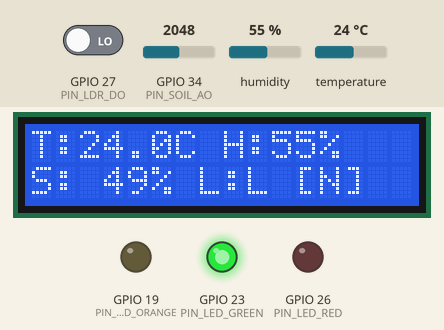
Simulated run of this sketch. Board: ESP32. Parts: 16×2 character LCD, output pins drawn as LEDs (lit = HIGH). Inputs (shaded band) come from the test bench; at power-on: temperature 24 °C, GPIO 34 (PIN_SOIL_AO) = 2048, GPIO 27 (PIN_LDR_DO) LOW, humidity 55 % (analog values on the 0–4095 scale). WiFi joins after 1.5 s; servers stay silent unless stated; uploads are accepted with an empty reply; what the sketch prints to the serial monitor is not drawn.

Above: at 5.6 s.
5.7 s: temperature set to 28 °C
At 10.7 s:
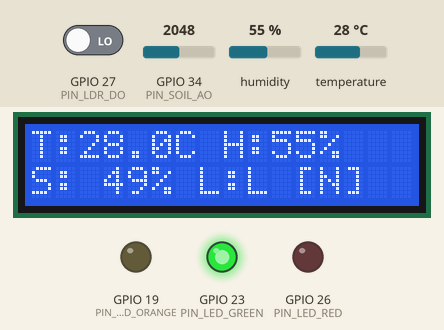
11.5 s: temperature set to 31 °C
At 16.2 s:
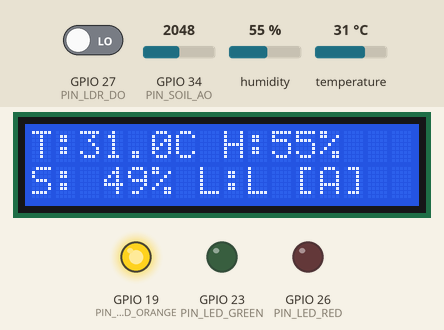
16.5 s: GPIO 34 (PIN_SOIL_AO) set to 3970
At 21.2 s:
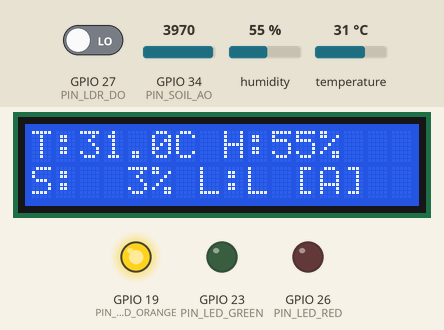
21.5 s: GPIO 34 (PIN_SOIL_AO) set to 4068
At 26.2 s:
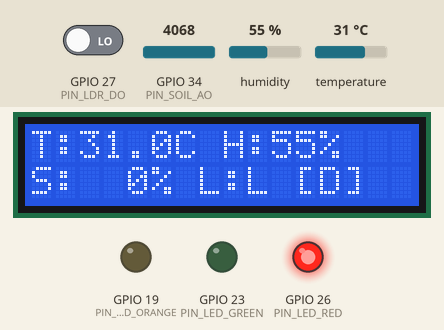
26.5 s: GPIO 27 (PIN_LDR_DO) driven HIGH
At 31.2 s:
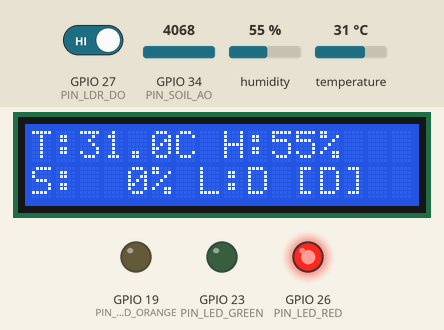
31.5 s: GPIO 34 (PIN_SOIL_AO) set to 3603
At 36.3 s:
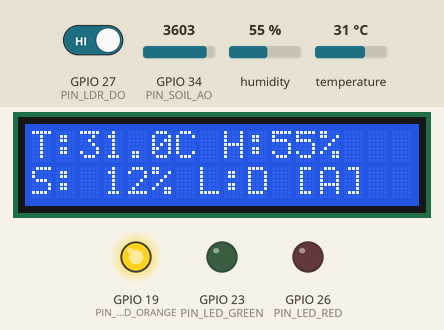
Timing chart, 0 to 37.5 s (numbered marks = the images above; inputs shaded):
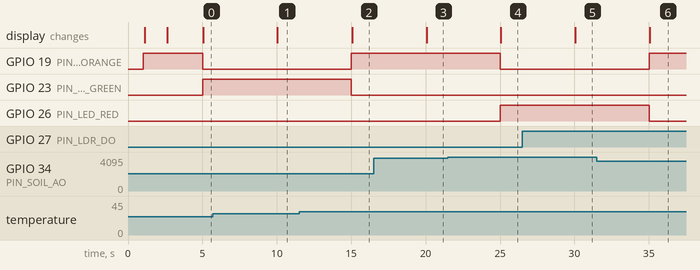

Measured:
- the behaviour switches between 29 and 30 °C on temperature (found by bisection; images 1 and 2)
- the behaviour switches between 3999 and 4000 on GPIO 34 (PIN_SOIL_AO) (found by bisection; images 3 and 4)
- after the input at 5.7 s, the display: changes after 4.3 s (image 1)
- after the input at 11.5 s, GPIO 19 (PIN_LED_ORANGE): LOW → HIGH after 3.5 s; GPIO 23 (PIN_LED_GREEN): HIGH → LOW after 3.5 s; the display: changes after 3.6 s (image 2)
- after the input at 16.5 s, the display: changes after 3.6 s (image 3)
- after the input at 21.5 s, GPIO 19 (PIN_LED_ORANGE): HIGH → LOW after 3.5 s; GPIO 26 (PIN_LED_RED): LOW → HIGH after 3.5 s; the display: changes after 3.6 s (image 4)
- after the input at 26.5 s, the display: changes after 3.6 s (image 5)
- after the input at 31.5 s, GPIO 19 (PIN_LED_ORANGE): LOW → HIGH after 3.5 s; GPIO 26 (PIN_LED_RED): HIGH → LOW after 3.5 s; the display: changes after 3.6 s (image 6)

The sketch:

FloraSense.ino
```cpp
/**
 * ============================================================================
 * FloraSense - Smart Agriculture IoT Platform
 * ESP32 Production Firmware for Arduino IDE
 * ============================================================================
 *
 * Hardware Configuration:
 * - ESP32 Dev Module
 * - DHT11 Data: GPIO 5
 * - Soil Moisture AO: GPIO 34 (Analog In, 12-bit ADC)
 * - LDR Digital Out (DO): GPIO 27
 * - Green Status LED: GPIO 23
 * - Orange / Yellow Status LED: GPIO 19
 * - Red Status LED: GPIO 26
 * - LCD 16x2 I2C: SDA GPIO 21, SCL GPIO 22 (Address: 0x27)
 *
 * Communication:
 * - Connects to local 2.4GHz Wi-Fi
 * - Transmits JSON sensor telemetry to FloraSense Backend API every 5 seconds
 * - Uses Bearer and X-Ingestion-Token authentication
 * ============================================================================
 */

#include <Arduino.h>
#include <WiFi.h>
#include <HTTPClient.h>
#include <Wire.h>
#include <LiquidCrystal_I2C.h>
#include <DHTesp.h>


#pragma once

/**
 * FloraSense ESP32 Firmware Configuration
 * Set your local Wi-Fi and FloraSense API settings below.
 */

// Wi-Fi Credentials
#define FLORASENSE_WIFI_SSID     "ABA 1281"
#define FLORASENSE_WIFI_PASSWORD "ABA25538"

// FloraSense Backend Ingestion URL
// Note: ESP32 cannot reach 'localhost' or '127.0.0.1' - use your computer's local LAN IP (e.g., 192.168.1.X)
#define FLORASENSE_API_URL "http://192.168.100.7:3000/api/ingest"

// Ingestion Secret Token (Must match INGESTION_TOKEN in backend/.env)
#define FLORASENSE_INGEST_TOKEN  "bbd280debe8531a11d545a19ed419163913cb72de52ae071d0d9acb002dbb212"

// ----------------------------------------------------------------------------
// Pin Definitions
// ----------------------------------------------------------------------------
constexpr uint8_t PIN_DHT11       = 5;
constexpr uint8_t PIN_SOIL_AO     = 34;
constexpr uint8_t PIN_LDR_DO      = 27;
constexpr uint8_t PIN_LED_GREEN   = 23;
constexpr uint8_t PIN_LED_ORANGE  = 19;
constexpr uint8_t PIN_LED_RED     = 26;
constexpr uint8_t PIN_LCD_SDA     = 21;
constexpr uint8_t PIN_LCD_SCL     = 22;

constexpr uint8_t LCD_I2C_ADDR    = 0x27;
constexpr uint8_t LCD_COLS        = 16;
constexpr uint8_t LCD_ROWS        = 2;

// ----------------------------------------------------------------------------
// Thresholds & Constants
// ----------------------------------------------------------------------------
constexpr uint32_t TELEMETRY_INTERVAL_MS = 5000; // Transmit every 5 seconds
constexpr uint8_t  ANALOG_SAMPLE_COUNT   = 10;

// Plant Condition States
enum PlantState {
  STATE_NORMAL = 0,
  STATE_ALERT  = 1,
  STATE_DANGER = 2
};

// Thresholds for Plant Health
constexpr float TEMP_DANGER_LOW   = 10.0f;
constexpr float TEMP_ALERT_HIGH   = 30.0f;
constexpr float TEMP_DANGER_HIGH  = 35.0f;
constexpr float HUM_ALERT_LOW     = 30.0f;
constexpr float HUM_ALERT_HIGH    = 80.0f;
constexpr int   SOIL_ALERT_ADC    = 3800; // Dry threshold
constexpr int   SOIL_DANGER_ADC   = 4000; // Extreme dry threshold

// ----------------------------------------------------------------------------
// Global Peripherals
// ----------------------------------------------------------------------------
DHTesp dht;
LiquidCrystal_I2C lcd(LCD_I2C_ADDR, LCD_COLS, LCD_ROWS);

uint32_t lastTelemetryMs = 0;
uint32_t lastWifiCheckMs = 0;

// ----------------------------------------------------------------------------
// Helper: Average Analog Reading
// ----------------------------------------------------------------------------
int readAveragedAdc(uint8_t pin, uint8_t samples) {
  uint32_t sum = 0;
  for (uint8_t i = 0; i < samples; ++i) {
    sum += analogRead(pin);
    delayMicroseconds(250);
  }
  return static_cast<int>(sum / samples);
}

// ----------------------------------------------------------------------------
// Plant Health Evaluation Logic
// ----------------------------------------------------------------------------
PlantState evaluatePlantHealth(bool dhtValid, float temp, float hum, int soilAdc) {
  if (!dhtValid || temp < TEMP_DANGER_LOW || temp >= TEMP_DANGER_HIGH || soilAdc >= SOIL_DANGER_ADC) {
    return STATE_DANGER;
  }
  if (temp >= TEMP_ALERT_HIGH || hum < HUM_ALERT_LOW || hum > HUM_ALERT_HIGH || soilAdc >= SOIL_ALERT_ADC) {
    return STATE_ALERT;
  }
  return STATE_NORMAL;
}

const char* getPlantStateName(PlantState state) {
  switch (state) {
    case STATE_NORMAL: return "NORMAL";
    case STATE_ALERT:  return "ALERT";
    case STATE_DANGER: return "DANGER";
    default:           return "UNKNOWN";
  }
}

// ----------------------------------------------------------------------------
// Hardware Control Functions
// ----------------------------------------------------------------------------
void updateStatusLeds(PlantState state) {
  digitalWrite(PIN_LED_GREEN,  state == STATE_NORMAL ? HIGH : LOW);
  digitalWrite(PIN_LED_ORANGE, state == STATE_ALERT  ? HIGH : LOW);
  digitalWrite(PIN_LED_RED,    state == STATE_DANGER ? HIGH : LOW);
}

void printLcdLine(uint8_t row, const char* str) {
  lcd.setCursor(0, row);
  uint8_t count = 0;
  while (*str && count < LCD_COLS) {
    lcd.print(*str++);
    count++;
  }
  while (count < LCD_COLS) {
    lcd.print(' ');
    count++;
  }
}

void updateLcdDisplay(bool dhtValid, float temp, float hum, int soilAdc, int lightLevel, PlantState state) {
  char line0[17];
  char line1[17];

  // Line 0: Temperature and Humidity
  if (dhtValid) {
    snprintf(line0, sizeof(line0), "T:%4.1fC H:%2.0f%%", temp, hum);
  } else {
    snprintf(line0, sizeof(line0), "T:--.-C  H:--%%");
  }

  // Line 1: Soil ADC, Light (D=Dark / L=Light), and Status (N/A/D)
  const char statusChar = (state == STATE_NORMAL) ? 'N' : (state == STATE_ALERT ? 'A' : 'D');
  const char lightChar  = (lightLevel >= 2048 || lightLevel == 1) ? 'D' : 'L';
  const int soilPercent = max(0, min(100, (int)(((4095 - soilAdc) / 4095.0) * 100)));

  snprintf(line1, sizeof(line1), "S:%3d%% L:%c [%c]", soilPercent, lightChar, statusChar);

  printLcdLine(0, line0);
  printLcdLine(1, line1);
}

// ----------------------------------------------------------------------------
// Wi-Fi Connection Manager
// ----------------------------------------------------------------------------
void connectWifi() {
  Serial.println(F("[FloraSense Wi-Fi] Connecting to Wi-Fi SSID: ") + String(FLORASENSE_WIFI_SSID));
  WiFi.mode(WIFI_STA);
  WiFi.begin(FLORASENSE_WIFI_SSID, FLORASENSE_WIFI_PASSWORD);

  uint8_t attempts = 0;
  while (WiFi.status() != WL_CONNECTED && attempts < 20) {
    delay(500);
    Serial.print('.');
    attempts++;
  }
  Serial.println();

  if (WiFi.status() == WL_CONNECTED) {
    Serial.println(F("[FloraSense Wi-Fi] Connected!"));
    Serial.print(F("[FloraSense Wi-Fi] Assigned IP: "));
    Serial.println(WiFi.localIP());
  } else {
    Serial.println(F("[FloraSense Wi-Fi] Connection timeout. Will retry automatically."));
  }
}

// ----------------------------------------------------------------------------
// HTTP Telemetry Transmission
// ----------------------------------------------------------------------------
bool transmitTelemetry(bool dhtValid, float temp, float hum, int soilAdc, int lightLevel, PlantState state) {
  if (WiFi.status() != WL_CONNECTED) {
    Serial.println(F("[FloraSense HTTP] Cannot transmit: Wi-Fi offline"));
    return false;
  }

  HTTPClient http;
  if (!http.begin(FLORASENSE_API_URL)) {
    Serial.println(F("[FloraSense HTTP] Invalid API URL: ") + String(FLORASENSE_API_URL));
    return false;
  }

  http.setTimeout(4000);
  http.addHeader(F("Content-Type"), F("application/json"));
  http.addHeader(F("Authorization"), String(F("Bearer ")) + FLORASENSE_INGEST_TOKEN);
  http.addHeader(F("X-Ingestion-Token"), FLORASENSE_INGEST_TOKEN);

  // Build JSON payload
  char payload[180];
  if (dhtValid) {
    snprintf(payload, sizeof(payload),
      "{\"temp\":%.1f,\"hum\":%.1f,\"soil\":%d,\"light\":%d,\"state\":%d}",
      temp, hum, soilAdc, lightLevel, static_cast<int>(state));
  } else {
    snprintf(payload, sizeof(payload),
      "{\"temp\":null,\"hum\":null,\"soil\":%d,\"light\":%d,\"state\":%d}",
      soilAdc, lightLevel, static_cast<int>(state));
  }

  Serial.printf("[FloraSense HTTP] POST %s -> %s\n", FLORASENSE_API_URL, payload);

  const int httpCode = http.POST(payload);
  const String response = (httpCode > 0) ? http.getString() : http.errorToString(httpCode);
  http.end();

  if (httpCode == 202 || httpCode == 200 || httpCode == 201) {
    Serial.printf("[FloraSense HTTP] Success (HTTP %d)\n", httpCode);
    return true;
  } else if (httpCode == 401) {
    Serial.println(F("[FloraSense HTTP ERROR 401] Unauthorized! Check FLORASENSE_INGEST_TOKEN matches backend .env"));
  } else {
    Serial.printf("[FloraSense HTTP ERROR] Code: %d, Response: %s\n", httpCode, response.c_str());
  }

  return false;
}

// ----------------------------------------------------------------------------
// Setup
// ----------------------------------------------------------------------------
void setup() {
  Serial.begin(115200);
  delay(1000);

  Serial.println(F("\n=================================================="));
  Serial.println(F("🌿 FloraSense Smart Plant Monitoring System"));
  Serial.println(F("ESP32 Dev Module Hardware Initialization"));
  Serial.println(F("=================================================="));

  // Configure GPIOs
  pinMode(PIN_LED_GREEN,  OUTPUT);
  pinMode(PIN_LED_ORANGE, OUTPUT);
  pinMode(PIN_LED_RED,    OUTPUT);
  pinMode(PIN_SOIL_AO,    INPUT);
  pinMode(PIN_LDR_DO,     INPUT);

  // Initial LED State: Warning until self-test completes
  digitalWrite(PIN_LED_GREEN,  LOW);
  digitalWrite(PIN_LED_ORANGE, HIGH);
  digitalWrite(PIN_LED_RED,    LOW);

  // Set 12-bit ADC resolution (0 - 4095)
  analogReadResolution(12);

  // Initialize I2C and LCD
  Wire.begin(PIN_LCD_SDA, PIN_LCD_SCL);
  lcd.begin(LCD_COLS, LCD_ROWS);
  lcd.setBacklight(HIGH);
  lcd.clear();
  printLcdLine(0, "FloraSense IoT");
  printLcdLine(1, "Initializing...");

  // Initialize DHT11 sensor
  dht.setup(PIN_DHT11, DHTesp::DHT11);

  // Connect to Wi-Fi
  connectWifi();

  printLcdLine(0, "FloraSense Ready");
  printLcdLine(1, WiFi.status() == WL_CONNECTED ? "Wi-Fi: Connected" : "Wi-Fi: Offline");

  Serial.println(F("[FloraSense] Setup complete. Entering operational loop..."));
}

// ----------------------------------------------------------------------------
// Main Loop
// ----------------------------------------------------------------------------
void loop() {
  const uint32_t now = millis();

  // Automatic Wi-Fi Reconnect Watchdog (every 10s if disconnected)
  if (WiFi.status() != WL_CONNECTED && (now - lastWifiCheckMs >= 10000)) {
    lastWifiCheckMs = now;
    Serial.println(F("[FloraSense Wi-Fi] Disconnected, attempting reconnect..."));
    WiFi.reconnect();
  }

  // Periodic Sensor Read & Telemetry Transmission (every 5s)
  if (now - lastTelemetryMs >= TELEMETRY_INTERVAL_MS) {
    lastTelemetryMs = now;

    // 1. Read Soil Moisture (Analog ADC average)
    const int soilAdc = readAveragedAdc(PIN_SOIL_AO, ANALOG_SAMPLE_COUNT);

    // 2. Read Digital LDR Light Sensor (DO)
    const int ldrVal = digitalRead(PIN_LDR_DO);
    const int lightAdc = (ldrVal == HIGH) ? 4095 : 0; // 4095 = Dark, 0 = Light

    // 3. Read DHT11 Temperature & Humidity
    const TempAndHumidity climate = dht.getTempAndHumidity();
    const bool dhtOk = !isnan(climate.temperature) && !isnan(climate.humidity);

    // 4. Evaluate Plant Health
    const PlantState plantState = evaluatePlantHealth(dhtOk, climate.temperature, climate.humidity, soilAdc);

    // 5. Update Status LEDs
    updateStatusLeds(plantState);

    // 6. Update LCD 16x2
    updateLcdDisplay(dhtOk, climate.temperature, climate.humidity, soilAdc, lightAdc, plantState);

    // 7. Print Diagnostics to Serial Monitor
    Serial.println(F("---------------------------------------------"));
    if (dhtOk) {
      Serial.printf("Temp: %.1f C | Hum: %.1f %%\n", climate.temperature, climate.humidity);
    } else {
      Serial.println(F("Temp/Hum: [DHT11 Error] Sensor unavailable"));
    }
    Serial.printf("Soil ADC: %d (Moisture: %d %%)\n", soilAdc, max(0, min(100, (int)(((4095 - soilAdc) / 4095.0) * 100))));
    Serial.printf("Light Sensor: %s (Raw: %d)\n", (lightAdc == 4095 ? "DARK" : "LIGHT"), lightAdc);
    Serial.printf("Plant Condition: [%s]\n", getPlantStateName(plantState));
    Serial.printf("Wi-Fi IP: %s\n", WiFi.status() == WL_CONNECTED ? WiFi.localIP().toString().c_str() : "Disconnected");

    // 8. Send Telemetry to Backend
    transmitTelemetry(dhtOk, climate.temperature, climate.humidity, soilAdc, lightAdc, plantState);
  }
}
```
